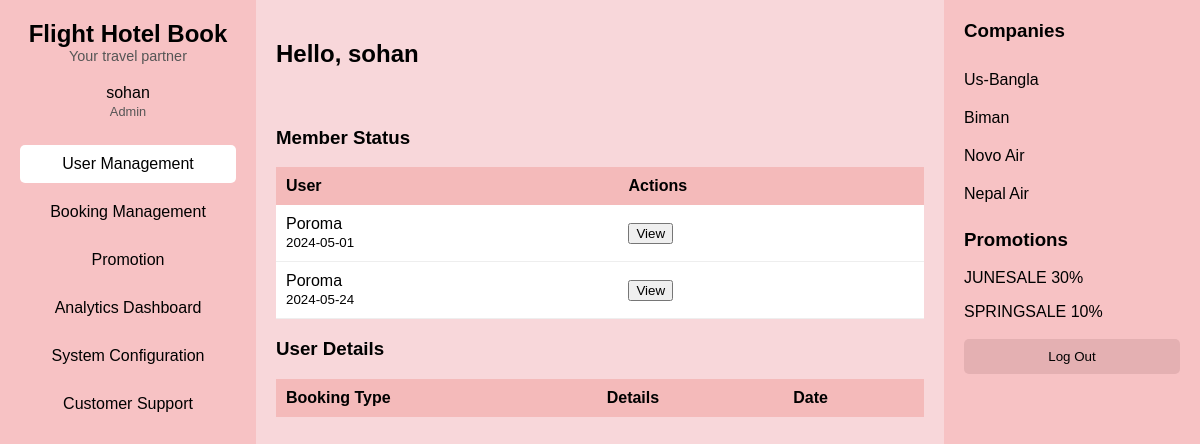
Screenshot of /Views/home.php (signed in) with the database file from the repository.
### tables this page shows
CREATE TABLE `booking` (
  `id` int(20) NOT NULL,
  `name` varchar(11) NOT NULL,
  `bookingtype` varchar(20) NOT NULL,
  `details` varchar(20) NOT NULL,
  `date` date NOT NULL,
  `price` int(200) NOT NULL
);

CREATE TABLE `promotion` (
  `code` varchar(20) NOT NULL,
  `Discount` int(20) NOT NULL,
  `startdate` date NOT NULL,
  `enddate` date NOT NULL,
  `limits` int(20) NOT NULL,
  `services` varchar(20) NOT NULL
);

### Models/home.php (called while the page is built, shortened)
<?php
$con = conn();
$sql = "select * from booking";
$ress = mysqli_query($con, $sql);

### Models/promotion.php (called while the page is built, shortened)
<?php
function selec()
{
    $con = conn();
    $sql = "select * from promotion";
    $res = mysqli_query($con, $sql);
    return $res;
}

### Controllers/promotionOparetion.php (called while the page is built, shortened)
<?php
require_once ("../Models/promotion.php");
function se()
{
    $r = selec();
    if ($r) {
        return $r;
    }
}

### Views/home.php (the view, shortened to what this page needs)
<?php
require_once ("../Models/home.php");
?>
<!DOCTYPE html>
<html lang="en">
<head>
    <link rel="stylesheet" href="../Assestes/css/home.css">
</head>
<body>
    <div class="container">
        <div class="sidebar">
            <div class="logo">
                <h1>Flight Hotel Book</h1>
                <p>Your travel partner</p>
            </div>
            <div class="user-info">
                <p><?php echo $_SESSION["name"]; ?><br><span>Admin</span></p>
            </div>
            <nav class="menu">
                <a href="home.php" class="active">User Management</a>
                <a href="../Controllers/bookingController.php" value="1">Booking Management</a>
                <a href="promotion.php">Promotion</a>
                <a href="analysis.php">Analytics Dashboard</a>
                <a href="system.php">System Configuration</a>
                <a href="customersupport.php">Customer Support</a>
            </nav>
        </div>
        <div class="main-content">
            <div>
                <h2>Hello, <?php echo $_SESSION["name"]; ?></h2>
            </div>
            <div class="member-status">
                <div class="left-table">
                    <h3>Member Status</h3>
                    <form action="../Controllers/homeOparetionController.php" method="post">
                        <table>
                            <thead>
                                <tr>
                                    <th>User</th>
                                    <th>Actions</th>
                                </tr>
                            </thead>
                            <?php
                            while ($r = mysqli_fetch_assoc($ress)) {
                                ?>
                                <tbody>
                                    <tr>
                                        <td>
                                            <span><?php echo $r['name'] ?></span><br>
                                            <small><?php echo $r['date'] ?></small>
                                        </td>
                                        <td><span> <button class="confirm-btn" name="view"
                                                    value="<?php echo $r["name"]; ?>">View</button></span></td>
                                    <?php } ?>
                                </tr>
                            </tbody>
                        </table>
                        <div>
                            <h3>User Details</h3>
                            <table>
                                <thead>
                                    <tr>
                                        <th>Booking Type</th>
                                        <th>Details</th>
                                        <th>Date</th>
                                    </tr>
                                </thead>
                            </table>
                        </div>
                    </form>
                </div>
            </div>
        </div>
        <div class="right-panel">
            <h3>Companies</h3>
            <ul class="companies">
                <li>Us-Bangla</li>
                <li>Biman</li>
                <li>Novo Air</li>
                <li>Nepal Air</li>
            </ul>
            <h3>Promotions</h3>
            <ul class="promotions">
                <?php
                include ("../Controllers/promotionOparetion.php");
                $a = se();
                while ($r = mysqli_fetch_assoc($a)) {
                    ?>
                    <?php echo $r["code"]; ?>
                    <?php echo $r["Discount"]; ?>%
                </ul>
            <?php }
                ?>
            <br>
            <br>
            <form method="get">
                <button class="logout" name="out">Log Out</button>
            </form>
        </div>
    </div>
</body>
</html>

### Assestes/css/home.css (style rules this page uses)
body { font-family: Arial, sans-serif; margin: 0; background-color: #f8d7da; }
.container { display: flex; height: 100vh; }
.sidebar { width: 20%; background-color: #f7c2c4; padding: 20px; display: flex; flex-direction: column; align-items: center; }
.sidebar .logo { text-align: center; }
.sidebar .logo h1 { font-size: 1.5em; margin: 0; }
.sidebar .logo p { margin: 0; font-size: 0.9em; color: #555; }
.sidebar .user-info { text-align: center; margin: 20px 0; }
.sidebar .user-info p { margin: 0; }
.sidebar .user-info span { font-size: 0.8em; color: #555; }
.sidebar .menu { display: flex; flex-direction: column; width: 100%; }
.sidebar .menu a { padding: 10px; color: #000; text-decoration: none; text-align: center; border-radius: 5px; margin: 5px 0; }
.sidebar .menu a:hover, .sidebar .menu a.active { background-color: white; }
.main-content { width: 60%; padding: 20px; }
.member-status { display: flex; flex-direction: column; margin-top: 20px; }
.member-status table { width: 100%; border-collapse: collapse; }
.member-status th, .member-status td { padding: 10px; text-align: left; }
.member-status th { background-color: #f4baba; }
.member-status td { background-color: #fff; border-bottom: 1px solid #eee; }
.right-panel { width: 20%; background-color: #f7c2c4; padding: 20px; }
.right-panel h3 { margin-top: 0; }
.right-panel ul { list-style: none; padding: 0; }
.right-panel li { padding: 10px 0; }
.right-panel .logout { width: 100%; padding: 10px; background-color: #e4b0b2; border: none; border-radius: 5px; cursor: pointer; }

### rows the page displays
booking: name "Poroma", date "2024-05-01"
booking: name "Poroma", date "2024-05-24"
promotion: code "JUNESALE", Discount "30"
promotion: code "SPRINGSALE", Discount "10"

### other values shown
$_SESSION["name"] "sohan"
